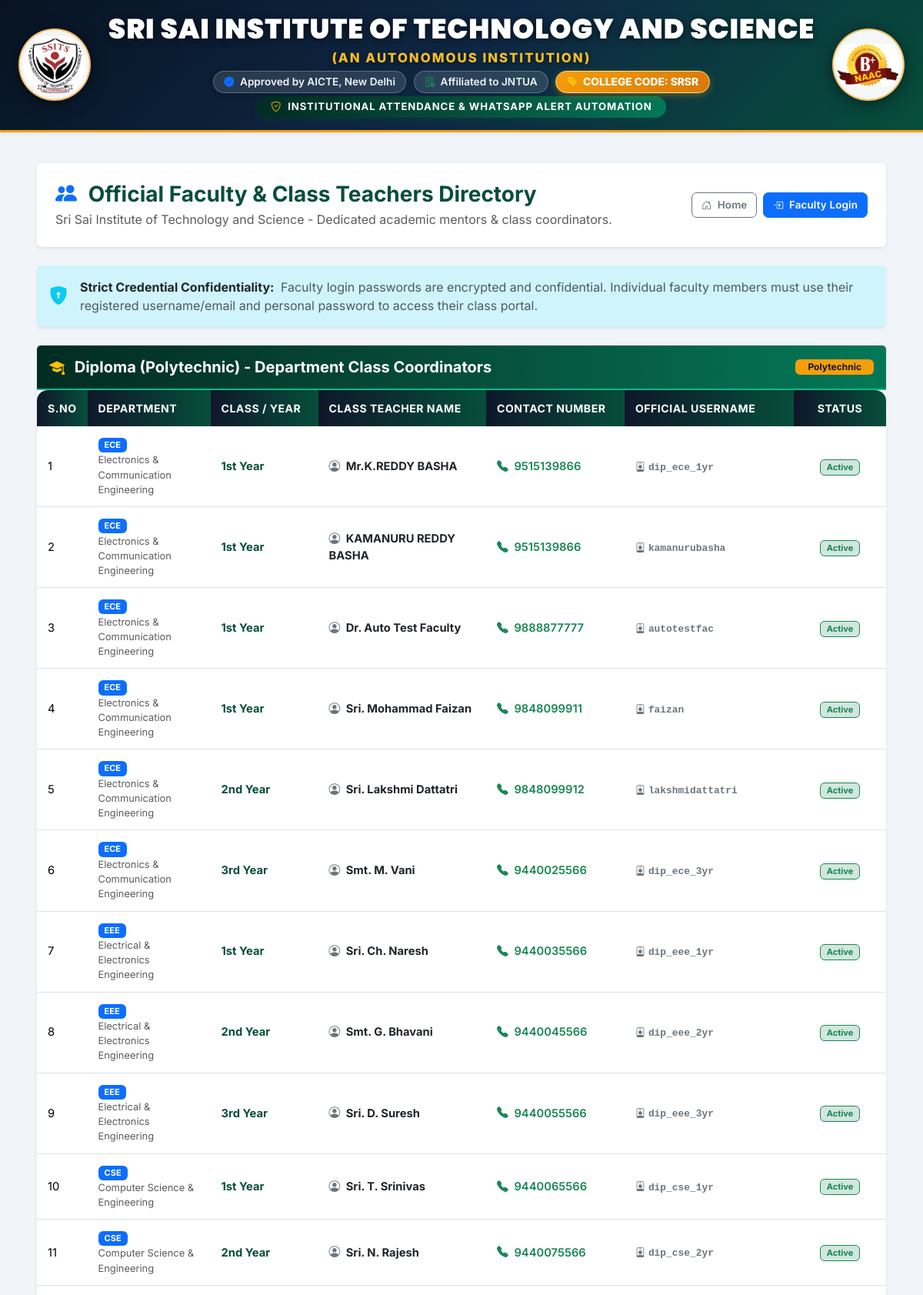
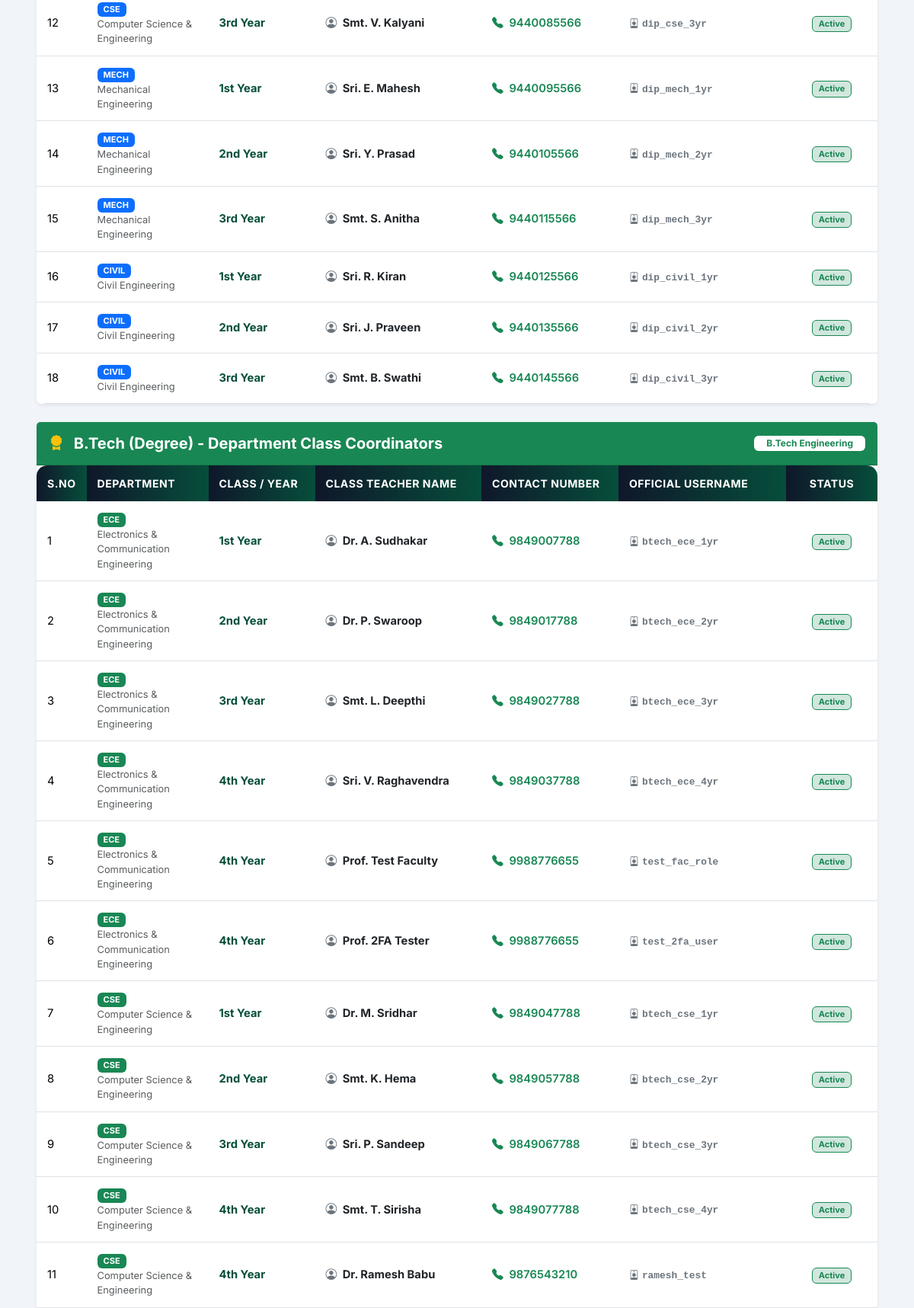
Screenshot of /faculty-directory (upper part) with the database file from the repository (2 pictures, top to bottom).
### tables this page shows
CREATE TABLE teachers (
            id INTEGER PRIMARY KEY AUTOINCREMENT,
            name TEXT NOT NULL,
            program_id INTEGER NOT NULL,
            department_id INTEGER NOT NULL,
            year_id INTEGER NOT NULL,
            username TEXT UNIQUE NOT NULL,
            password TEXT NOT NULL,
            phone TEXT NOT NULL, email TEXT, section TEXT DEFAULT 'A', totp_secret TEXT, is_2fa_enabled INTEGER DEFAULT 0, is_approved INTEGER DEFAULT 1,
            FOREIGN KEY (program_id) REFERENCES programs(id),
            FOREIGN KEY (department_id) REFERENCES departments(id),
            FOREIGN KEY (year_id) REFERENCES academic_years(id)
        );

CREATE TABLE departments (
            id INTEGER PRIMARY KEY AUTOINCREMENT,
            code TEXT UNIQUE NOT NULL,
            name TEXT NOT NULL
        );

CREATE TABLE academic_years (
            id INTEGER PRIMARY KEY AUTOINCREMENT,
            year_name TEXT NOT NULL,
            year_code TEXT UNIQUE NOT NULL,
            year_num INTEGER NOT NULL
        );

### app.py (the view)
@app.route("/faculty-directory")
def faculty_directory():
    conn = get_db_connection()
    cursor = conn.cursor()
    cursor.execute("""
        SELECT t.*, p.code as prog_code, d.code as dept_code, d.name as dept_name, y.year_name, y.year_num
        FROM teachers t
        JOIN programs p ON t.program_id = p.id
        JOIN departments d ON t.department_id = d.id
        JOIN academic_years y ON t.year_id = y.id
        WHERE p.code = 'DIPLOMA'
        ORDER BY d.id, y.year_num ASC
    """)
    diploma_teachers = [dict(r) for r in cursor.fetchall()]
    cursor.execute("""
        SELECT t.*, p.code as prog_code, d.code as dept_code, d.name as dept_name, y.year_name, y.year_num
        FROM teachers t
        JOIN programs p ON t.program_id = p.id
        JOIN departments d ON t.department_id = d.id
        JOIN academic_years y ON t.year_id = y.id
        WHERE p.code = 'BTECH'
        ORDER BY d.id, y.year_num ASC
    """)
    btech_teachers = [dict(r) for r in cursor.fetchall()]
    conn.close()
    return render_template(
        "faculty_directory.html",
        diploma_teachers=diploma_teachers,
        btech_teachers=btech_teachers
    )

### database.py (called while the page is built)
def get_db_connection():
    conn = sqlite3.connect(DB_PATH)
    conn.row_factory = sqlite3.Row
    return conn

### templates/faculty_directory.html (shortened to what this page needs)
{% extends "base.html" %}
{% block content %}
<div class="container-fluid px-3 px-md-5 my-3">
    <div class="card shadow-sm border-0 mb-4">
        <div class="card-body p-4">
            <div class="d-flex flex-wrap justify-content-between align-items-center gap-3">
                <div>
                    <h3 class="fw-bold text-navy mb-1">
                        <i class="bi bi-people-fill text-primary me-2"></i> Official Faculty & Class Teachers Directory
                    </h3>
                    <p class="text-muted mb-0">
                        Sri Sai Institute of Technology and Science - Dedicated academic mentors & class coordinators.
                    </p>
                </div>
                <div class="d-flex gap-2">
                    <a href="/" class="btn btn-outline-secondary fw-semibold px-3">
                        <i class="bi bi-house-door me-1"></i> Home
                    </a>
                    <a href="/login" class="btn btn-primary fw-semibold px-3">
                        <i class="bi bi-box-arrow-in-right me-1"></i> Faculty Login
                    </a>
                </div>
            </div>
        </div>
    </div>
    <div class="alert alert-info border-0 shadow-sm d-flex align-items-center mb-4">
        <i class="bi bi-shield-lock-fill fs-4 me-3 text-info"></i>
        <div>
            <strong class="text-dark">Strict Credential Confidentiality:</strong>
            <span class="text-muted ms-1">Faculty login passwords are encrypted and confidential. Individual faculty members must use their registered username/email and personal password to access their class portal.</span>
        </div>
    </div>
    <div class="card shadow-sm border-0 mb-4">
        <div class="card-header bg-navy text-white py-3">
            <div class="d-flex justify-content-between align-items-center">
                <h5 class="fw-bold mb-0">
                    <i class="bi bi-mortarboard-fill text-warning me-2"></i>
                    Diploma (Polytechnic) - Department Class Coordinators
                </h5>
                <span class="badge bg-gold text-dark fw-bold px-3 py-1">Polytechnic</span>
            </div>
        </div>
        <div class="card-body p-0">
            <div class="table-responsive">
                <table class="table table-hover align-middle mb-0 student-table">
                    <thead>
                        <tr>
                            <th style="width: 60px;">S.NO</th>
                            <th style="width: 160px;">DEPARTMENT</th>
                            <th style="width: 140px;">CLASS / YEAR</th>
                            <th>CLASS TEACHER NAME</th>
                            <th style="width: 180px;">CONTACT NUMBER</th>
                            <th style="width: 220px;">OFFICIAL USERNAME</th>
                            <th class="text-center" style="width: 120px;">STATUS</th>
                        </tr>
                    </thead>
                    <tbody>
                        {% for t in diploma_teachers %}
                        <tr>
                            <td>{{ loop.index }}</td>
                            <td><span class="badge bg-primary px-2 py-1">{{ t.dept_code }}</span> <small class="text-muted d-block">{{ t.dept_name }}</small></td>
                            <td><strong class="text-navy">{{ t.year_name }}</strong></td>
                            <td class="fw-bold text-dark">
                                <i class="bi bi-person-circle text-secondary me-1"></i> {{ t.name }}
                            </td>
                            <td>
                                <span class="text-success fw-semibold"><i class="bi bi-telephone-fill me-1"></i> {{ t.phone or 'Contact Admin' }}</span>
                            </td>
                            <td>
                                <code class="fw-semibold text-secondary"><i class="bi bi-person-badge me-1"></i>{{ t.username }}</code>
                            </td>
                            <td class="text-center">
                                <span class="badge bg-success-subtle text-success border border-success px-2 py-1">Active</span>
                            </td>
                        </tr>
                        {% endfor %}
                    </tbody>
                </table>
            </div>
        </div>
    </div>
    <div class="card shadow-sm border-0 mb-5">
        <div class="card-header bg-success text-white py-3">
            <div class="d-flex justify-content-between align-items-center">
                <h5 class="fw-bold mb-0">
                    <i class="bi bi-award-fill text-warning me-2"></i>
                    B.Tech (Degree) - Department Class Coordinators
                </h5>
                <span class="badge bg-white text-success fw-bold px-3 py-1">B.Tech Engineering</span>
            </div>
        </div>
        <div class="card-body p-0">
            <div class="table-responsive">
                <table class="table table-hover align-middle mb-0 student-table">
                    <thead>
                        <tr>
                            <th style="width: 60px;">S.NO</th>
                            <th style="width: 160px;">DEPARTMENT</th>
                            <th style="width: 140px;">CLASS / YEAR</th>
                            <th>CLASS TEACHER NAME</th>
                            <th style="width: 180px;">CONTACT NUMBER</th>
                            <th style="width: 220px;">OFFICIAL USERNAME</th>
                            <th class="text-center" style="width: 120px;">STATUS</th>
                        </tr>
                    </thead>
                    <tbody>
                        {% for t in btech_teachers %}
                        <tr>
                            <td>{{ loop.index }}</td>
                            <td><span class="badge bg-success px-2 py-1">{{ t.dept_code }}</span> <small class="text-muted d-block">{{ t.dept_name }}</small></td>
                            <td><strong class="text-navy">{{ t.year_name }}</strong></td>
                            <td class="fw-bold text-dark">
                                <i class="bi bi-person-circle text-secondary me-1"></i> {{ t.name }}
                            </td>
                            <td>
                                <span class="text-success fw-semibold"><i class="bi bi-telephone-fill me-1"></i> {{ t.phone or 'Contact Admin' }}</span>
                            </td>
                            <td>
                                <code class="fw-semibold text-secondary"><i class="bi bi-person-badge me-1"></i>{{ t.username }}</code>
                            </td>
                            <td class="text-center">
                                <span class="badge bg-success-subtle text-success border border-success px-2 py-1">Active</span>
                            </td>
                        </tr>
                        {% endfor %}
                    </tbody>
                </table>
            </div>
        </div>
    </div>
</div>
{% endblock %}

### templates/base.html (shortened to what this page needs)
<!DOCTYPE html>
<html lang="en">
<head>
    <link href="https://cdn.jsdelivr.net/npm/bootstrap@5.3.3/dist/css/bootstrap.min.css" rel="stylesheet">
    <link rel="stylesheet" href="https://cdn.jsdelivr.net/npm/bootstrap-icons@1.11.3/font/bootstrap-icons.min.css">
    <link rel="stylesheet" href="/static/css/style.css">
</head>
<body class=" {% block body_class %}{% endblock %}">
    <header class="college-header shadow-sm">
        <div class="container-fluid px-3 px-md-4">
            <div class="row align-items-center py-2 py-md-3">
                <div class="col-auto text-center">
                    <img src="/static/images/college_logo.png" alt="College Logo" class="brand-logo college-logo-img">
                </div>
                <div class="col text-center px-1">
                    <h1 class="college-title mb-0">SRI SAI INSTITUTE OF TECHNOLOGY AND SCIENCE</h1>
                    <div class="college-subtitle mt-1">(AN AUTONOMOUS INSTITUTION)</div>
                    <div class="college-affiliations mt-1">
                        <span class="badge-sub"><i class="bi bi-patch-check-fill text-primary me-1"></i> Approved by AICTE, New Delhi</span>
                        <span class="badge-sub"><i class="bi bi-building-check text-success me-1"></i> Affiliated to JNTUA</span>
                        <span class="badge-sub badge-code"><i class="bi bi-tag-fill text-warning me-1"></i> COLLEGE CODE: SRSR</span>
                    </div>
                    <div class="portal-badge-wrap mt-1">
                        <span class="portal-badge">
                            <i class="bi bi-shield-check text-warning me-1"></i>
                            INSTITUTIONAL ATTENDANCE & WHATSAPP ALERT AUTOMATION
                        </span>
                    </div>
                </div>
                <div class="col-auto text-center">
                    <img src="/static/images/naac_logo.png" alt="NAAC Accredited with B+ Grade" class="brand-logo naac-logo-img">
                </div>
            </div>
        </div>
    </header>
    <main class="py-4">
        {% block content %}{% endblock %}
    </main>
</body>
</html>

### rows the page displays
teachers: dept_code "ECE", dept_name "Electronics & Communication Engineering", year_name "1st Year", name "Mr.K.REDDY BASHA", phone "9515139866", username "dip_ece_1yr"
teachers: dept_code "ECE", dept_name "Electronics & Communication Engineering", year_name "1st Year", name "KAMANURU REDDY BASHA", phone "9515139866", username "kamanurubasha"
teachers: dept_code "ECE", dept_name "Electronics & Communication Engineering", year_name "1st Year", name "Dr. Auto Test Faculty", phone "9888877777", username "autotestfac"
teachers: dept_code "ECE", dept_name "Electronics & Communication Engineering", year_name "1st Year", name "Sri. Mohammad Faizan", phone "9848099911", username "faizan"
teachers: dept_code "ECE", dept_name "Electronics & Communication Engineering", year_name "2nd Year", name "Sri. Lakshmi Dattatri", phone "9848099912", username "lakshmidattatri"
teachers: dept_code "ECE", dept_name "Electronics & Communication Engineering", year_name "3rd Year", name "Smt. M. Vani", phone "9440025566", username "dip_ece_3yr"
teachers: dept_code "EEE", dept_name "Electrical & Electronics Engineering", year_name "1st Year", name "Sri. Ch. Naresh", phone "9440035566", username "dip_eee_1yr"
teachers: dept_code "EEE", dept_name "Electrical & Electronics Engineering", year_name "2nd Year", name "Smt. G. Bhavani", phone "9440045566", username "dip_eee_2yr"
teachers: dept_code "EEE", dept_name "Electrical & Electronics Engineering", year_name "3rd Year", name "Sri. D. Suresh", phone "9440055566", username "dip_eee_3yr"
teachers: dept_code "CSE", dept_name "Computer Science & Engineering", year_name "1st Year", name "Sri. T. Srinivas", phone "9440065566", username "dip_cse_1yr"
teachers: dept_code "CSE", dept_name "Computer Science & Engineering", year_name "2nd Year", name "Sri. N. Rajesh", phone "9440075566", username "dip_cse_2yr"
teachers: dept_code "CSE", dept_name "Computer Science & Engineering", year_name "3rd Year", name "Smt. V. Kalyani", phone "9440085566", username "dip_cse_3yr"
teachers: dept_code "MECH", dept_name "Mechanical Engineering", year_name "1st Year", name "Sri. E. Mahesh", phone "9440095566", username "dip_mech_1yr"
teachers: dept_code "MECH", dept_name "Mechanical Engineering", year_name "2nd Year", name "Sri. Y. Prasad", phone "9440105566", username "dip_mech_2yr"
teachers: dept_code "MECH", dept_name "Mechanical Engineering", year_name "3rd Year", name "Smt. S. Anitha", phone "9440115566", username "dip_mech_3yr"
teachers: dept_code "CIVIL", dept_name "Civil Engineering", year_name "1st Year", name "Sri. R. Kiran", phone "9440125566", username "dip_civil_1yr"
teachers: dept_code "CIVIL", dept_name "Civil Engineering", year_name "2nd Year", name "Sri. J. Praveen", phone "9440135566", username "dip_civil_2yr"
teachers: dept_code "CIVIL", dept_name "Civil Engineering", year_name "3rd Year", name "Smt. B. Swathi", phone "9440145566", username "dip_civil_3yr"
teachers: dept_code "ECE", dept_name "Electronics & Communication Engineering", year_name "1st Year", name "Dr. A. Sudhakar", phone "9849007788", username "btech_ece_1yr"
teachers: dept_code "ECE", dept_name "Electronics & Communication Engineering", year_name "2nd Year", name "Dr. P. Swaroop", phone "9849017788", username "btech_ece_2yr"
teachers: dept_code "ECE", dept_name "Electronics & Communication Engineering", year_name "3rd Year", name "Smt. L. Deepthi", phone "9849027788", username "btech_ece_3yr"
teachers: dept_code "ECE", dept_name "Electronics & Communication Engineering", year_name "4th Year", name "Sri. V. Raghavendra", phone "9849037788", username "btech_ece_4yr"
teachers: dept_code "ECE", dept_name "Electronics & Communication Engineering", year_name "4th Year", name "Prof. Test Faculty", phone "9988776655", username "test_fac_role"
teachers: dept_code "ECE", dept_name "Electronics & Communication Engineering", year_name "4th Year", name "Prof. 2FA Tester", phone "9988776655", username "test_2fa_user"
teachers: dept_code "CSE", dept_name "Computer Science & Engineering", year_name "1st Year", name "Dr. M. Sridhar", phone "9849047788", username "btech_cse_1yr"
teachers: dept_code "CSE", dept_name "Computer Science & Engineering", year_name "2nd Year", name "Smt. K. Hema", phone "9849057788", username "btech_cse_2yr"
teachers: dept_code "CSE", dept_name "Computer Science & Engineering", year_name "3rd Year", name "Sri. P. Sandeep", phone "9849067788", username "btech_cse_3yr"
teachers: dept_code "CSE", dept_name "Computer Science & Engineering", year_name "4th Year", name "Smt. T. Sirisha", phone "9849077788", username "btech_cse_4yr"
teachers: dept_code "CSE", dept_name "Computer Science & Engineering", year_name "4th Year", name "Dr. Ramesh Babu", phone "9876543210", username "ramesh_test"
